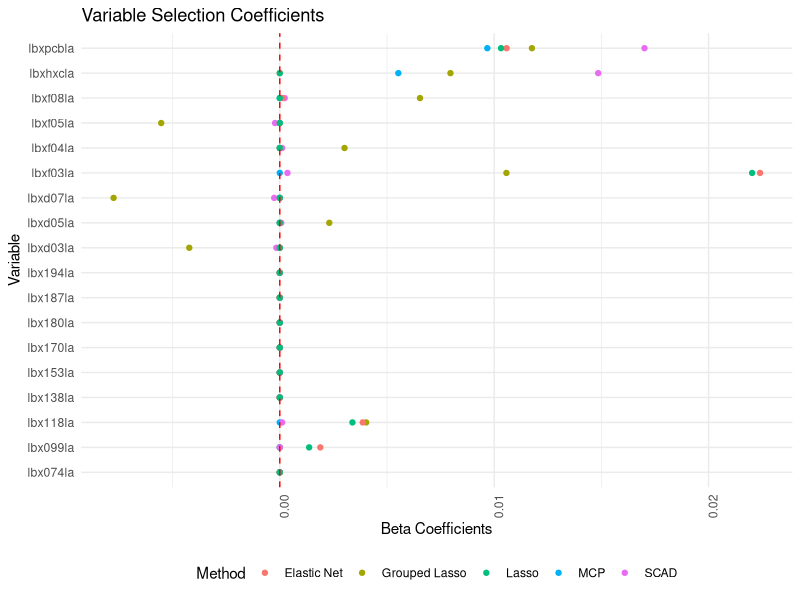
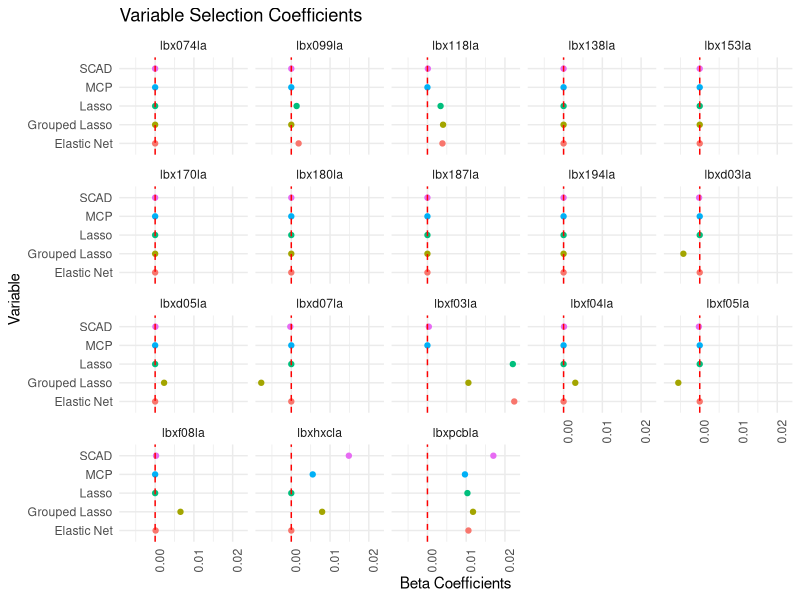

The R script that drew these images, in order:
## ---- chunk 1
library(tidyverse)
## ---- chunk 2
grouped <- read_csv("./grouped_betas.csv")
ind <- read_csv("./ind_betas.csv")

plot_all <- rbind(grouped, ind) %>% filter(grepl("la$", variable)) 
## ---- chunk 3
plot_all %>%
  ggplot(aes(x = variable, y = round(beta, 5))) + geom_point(aes(color = method)) +
         theme_minimal() + geom_hline(yintercept = 0, color = "red", linetype = "dashed") +
         theme(axis.text.x = element_text(angle = 90, hjust = 1), 
               legend.position = "bottom") + coord_flip() + 
               labs(title = "Variable Selection Coefficients", y = "Beta Coefficients",
               x = "Variable", color = "Method")
## ---- chunk 4
plot_all %>%
  ggplot(aes(x = method, y = round(beta, 5))) + geom_point(aes(color = method)) +
         theme_minimal() + geom_hline(yintercept = 0, color = "red", linetype = "dashed") +
         theme(axis.text.x = element_text(angle = 90, hjust = 1), 
               legend.position = "none") + facet_wrap(~ variable) + coord_flip() + 
               labs(title = "Variable Selection Coefficients", y = "Beta Coefficients",
                    x = "Variable", color = "Method")
